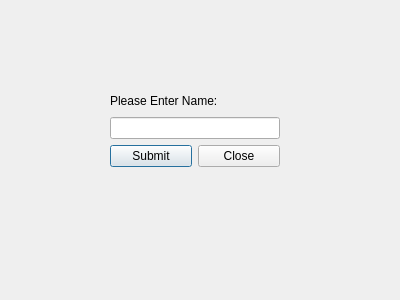
<?xml version="1.0" encoding="UTF-8"?>
<ui version="4.0">
 <class>HostNameDialog</class>
 <widget class="QDialog" name="HostNameDialog">
  <property name="geometry">
   <rect>
    <x>0</x>
    <y>0</y>
    <width>400</width>
    <height>300</height>
   </rect>
  </property>
  <property name="windowTitle">
   <string>Dialog</string>
  </property>
  <widget class="QWidget" name="">
   <property name="geometry">
    <rect>
     <x>110</x>
     <y>90</y>
     <width>170</width>
     <height>77</height>
    </rect>
   </property>
   <layout class="QVBoxLayout" name="verticalLayout">
    <item>
     <widget class="QLabel" name="label">
      <property name="text">
       <string>Please Enter Name:</string>
      </property>
     </widget>
    </item>
    <item>
     <widget class="QLineEdit" name="HostNameLineEdit"/>
    </item>
    <item>
     <layout class="QHBoxLayout" name="horizontalLayout">
      <item>
       <widget class="QPushButton" name="HostPlayerNameButton">
        <property name="text">
         <string>Submit</string>
        </property>
       </widget>
      </item>
      <item>
       <widget class="QPushButton" name="HostNameCloseButton">
        <property name="text">
         <string>Close</string>
        </property>
       </widget>
      </item>
     </layout>
    </item>
   </layout>
  </widget>
 </widget>
 <resources/>
 <connections/>
</ui>
